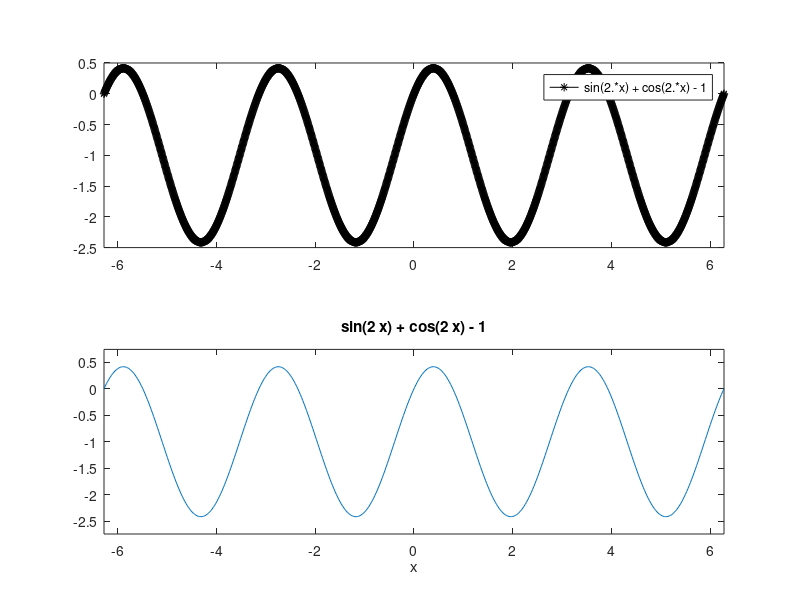

This chart was generated by the following MATLAB code:
% y = sin(2x) + cos(2x) - 1
clear all; close all; clc

subplot(2,1,1)
fplot("sin(2*x) + cos(2*x) - 1", [-2*pi 2*pi], "-*k")

subplot(2,1,2)
ezplot("sin(2*x) + cos(2*x) - 1") % default range
